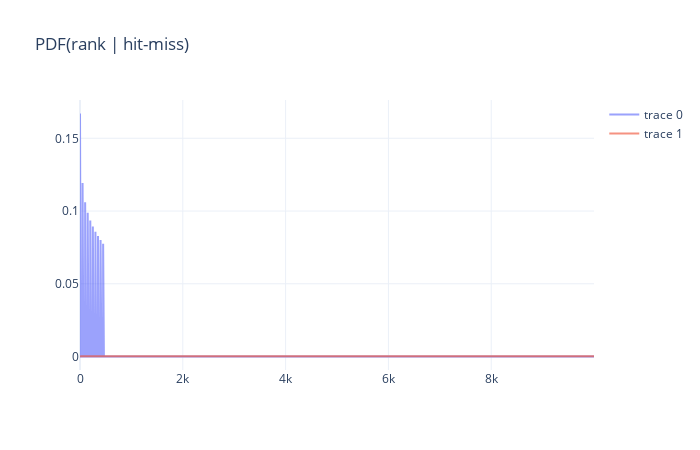
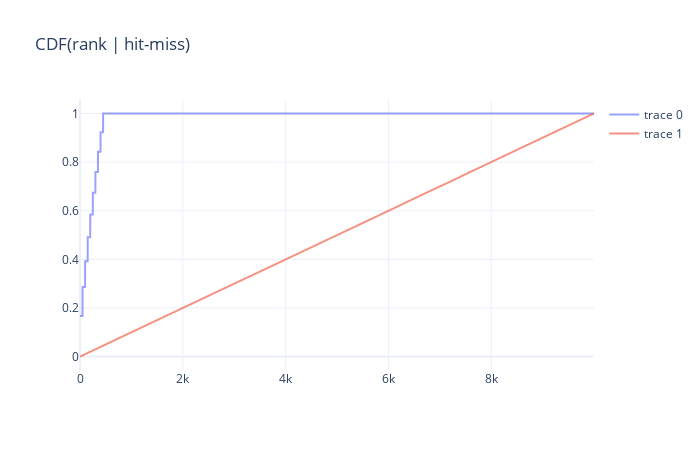
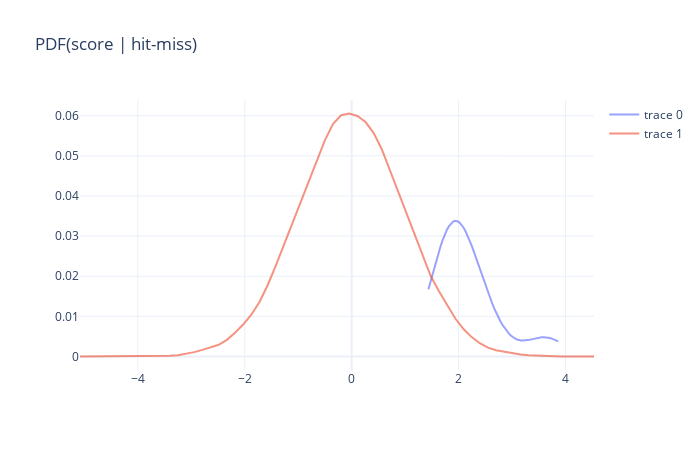
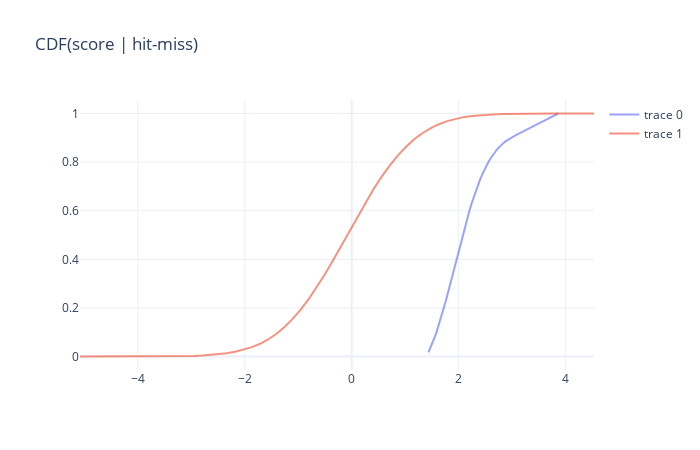

The code cell stored with these charts, in order, in its notebook:
### Code cell
element_score = pd.Series(
    np.random.normal(size=n_element),
    index=("Element {}".format(i) for i in range(n_element)),
).sort_values(ascending=False)

    
set_elements = element_score.index[:n_top:rate_hit].tolist()
    
if _2_sided:
    
    set_elements += element_score.index[-n_top::rate_hit].tolist()

kraft.compute_set_enrichment(element_score, set_elements, statistic="rcks")
